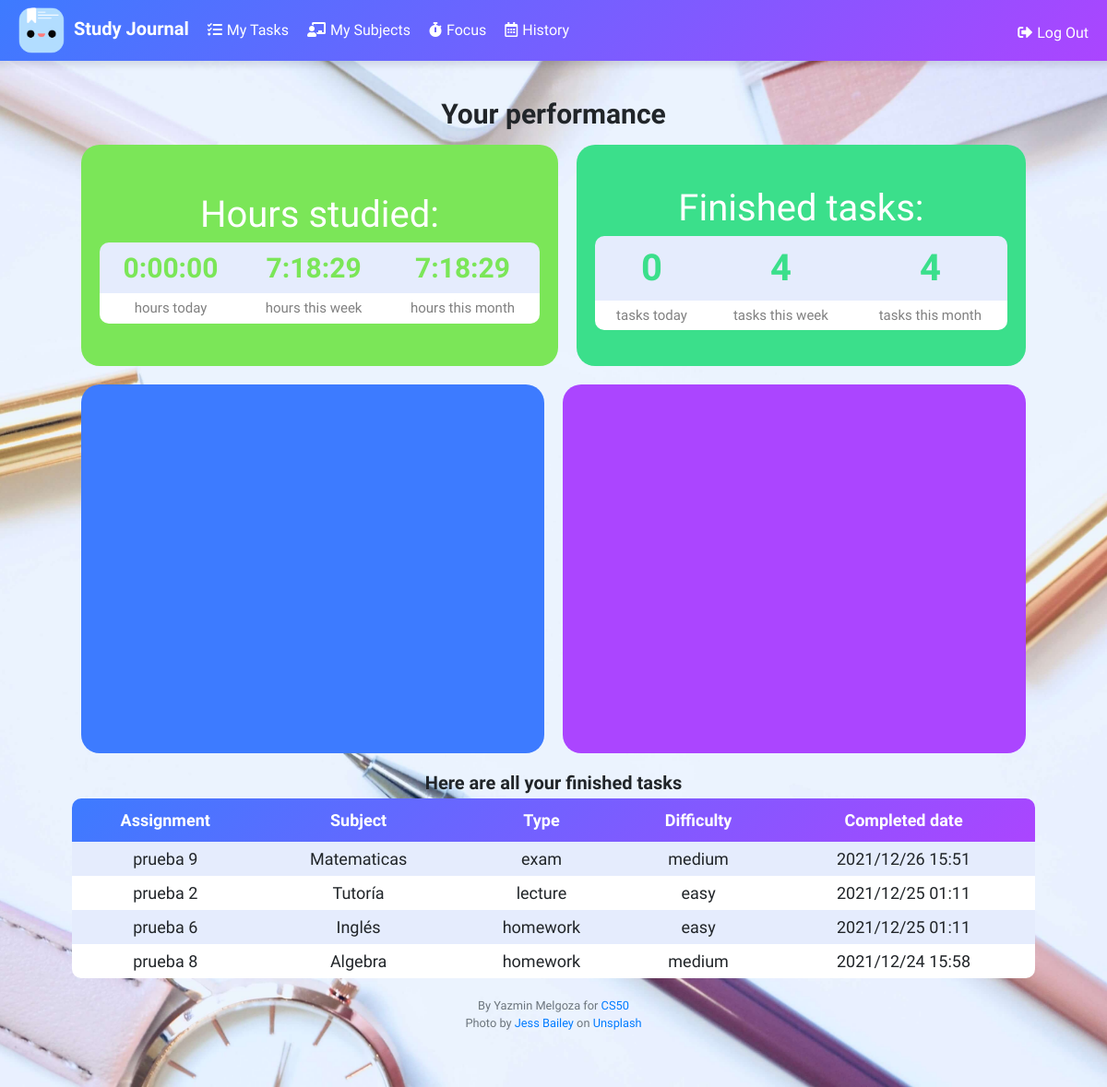
Screenshot of /history (signed in) with the database file from the repository.
### tables this page shows
CREATE TABLE tasks (
		id INTEGER,
		user_id INTEGER,
		assignment TEXT,
		subject_id INTEGER,
		deadline TEXT,
		duration TEXT,
		status TEXT DEFAULT 'assigned',
		difficulty TEXT, type TEXT, completed_date TEXT DEFAULT NULL,
		PRIMARY KEY(id),
		FOREIGN KEY(user_id) REFERENCES users(id),
		FOREIGN KEY(subject_id) REFERENCES subjects(id)
	);

CREATE TABLE subjects (
		id INTEGER,
		user_id INTEGER,
		subject TEXT,
		difficulty TEXT,
		color TEXT,
		PRIMARY KEY(id),
		FOREIGN KEY(user_id) REFERENCES users(id)
	);

### app.py (the view)
@app.route("/history")
@login_required
def history():
    today = date.today()
    week = weekList()
    month = monthList()
    hoursWeek = get_total_hours(week)
    hoursToday = get_total_hours([str(today)])
    hoursMonth = get_total_hours(month)
    hours_studied = {"today": hoursToday, "week": hoursWeek, "month": hoursMonth }
    tasksWeek  = get_total_tasks(week)
    tasksToday = get_total_tasks([str(today)])
    tasksMonth = get_total_tasks(month)
    tasks = {'today': tasksToday, "week": tasksWeek, "month": tasksMonth}
    completed_tasks = db.execute("SELECT a.id, assignment, b.subject, a.deadline, duration, a.difficulty, a.type, a.completed_date, b.color FROM tasks a JOIN subjects b ON a.subject_id = b.id WHERE a.user_id = ? AND a.completed_date IS NOT NULL ORDER BY a.completed_date DESC", session["user_id"])
    return render_template("history.html", hours=hours_studied, tasks = tasks, completed_tasks=completed_tasks)

### app.py (called while the page is built)
@app.after_request
def after_request(response):
    response.headers["Cache-Control"] = "no-cache, no-store, must-revalidate"
    response.headers["Expires"] = 0
    response.headers["Pragma"] = "no-cache"
    response.headers["Access-Control-Allow-Origin"] = "*"
    return response

### helpers.py (called while the page is built)
def login_required(f):
    @wraps(f)
    def decorated_function(*args, **kwargs):
        if session.get("user_id") is None:
            return redirect("/login")
        return f(*args, **kwargs)
    return decorated_function

def monthList():
    day = datetime.date.today()
    current_month = day.month
    tdelta = datetime.timedelta(days=1)
    monthdays = []
    while day.month == current_month:
        monthdays.append(str(day))
        day = day - tdelta
    return monthdays

def weekList():
    today = datetime.date.today()
    week = []
    for i in range(0, 7):
        tdelta = datetime.timedelta(days=i)
        week.append(str(today - tdelta))
    return week

def get_total_hours(dates):
    mysum = datetime.timedelta()
    for date in dates:
        rows = db.execute("SELECT duration FROM studylog WHERE user_id = ? AND date = ?", session["user_id"], date)
        for row in rows:
            timestring = row['duration']
            (h, m, s) = timestring.split(":")
            d = datetime.timedelta(hours=int(h), minutes=int(m), seconds=int(s))
            mysum += d
    return str(mysum)

def get_total_tasks(dates):
    mysum = 0
    for date in dates:
        date = date.replace("-", "/")
        rows = db.execute("SELECT count(assignment) FROM tasks WHERE user_id = ? AND completed_date LIKE ?", session["user_id"], date + "%")
        mysum += int(rows[0]['count(assignment)'])
    return str(mysum)

### templates/history.html (shortened to what this page needs)
{% extends "layout.html" %}
{% block main %}
    <h2>Your performance</h2>
        <div class="contain-flex">
            <div class="box text" id="general">
                Hours studied:
                <table class='data' id='table-general'>
                    <tbody>
                        <tr class="stats">
                            <td>{{hours.today}}</td>
                            <td>{{hours.week}}</td>
                            <td>{{hours.month}}</td>
                        </tr>
                        <tr>
                            <td>hours today</td>
                            <td>hours this week</td>
                            <td>hours this month</td>
                        </tr>
                    </tbody>
                </table>
            </div>
            <div class="box" id="completed-stats">
                Finished tasks:
                <table class='data' id='table-completed'>
                    <tr class="stats">
                        <td>{{tasks.today}}</td>
                        <td>{{tasks.week}}</td>
                        <td>{{tasks.month}}</td>
                    </tr>
                    <tr>
                        <td>tasks today</td>
                        <td>tasks this week</td>
                        <td>tasks this month</td>
                    </tr>
                </table>
            </div>
            <div class="box" id="my-week">
                <div id="myColumnChart"></div>
            </div>
            <div class="box" id="piechart">
                <div id="myPieChart"></div>
            </div>
        </div>
        <div class="table-container">
            <div id="completed-tasks">
                <h3>Here are all your finished tasks</h3>
                <table>
                    <thead>
                        <tr>
                            <th>Assignment</th>
                            <th>Subject</th>
                            <th>Type</th>
                            <th>Difficulty</th>
                            <th>Completed date</th>
                        </tr>
                    </thead>
                    <tbody>
                        {% for row in completed_tasks%}
                            <tr>
                                <td>{{ row.assignment }}</td>
                                <td>{{ row.subject}}</td>
                                <td>{{ row.type}}</td>
                                <td>{{ row.difficulty}}</td>
                                <td>{{ row.completed_date}}</td>
                            </tr>
                        {% endfor %}
                    </tbody>
                </table>
            </div>
        </div>
{% endblock %}

### static/styles.css (style rules this page uses)
* { margin: 0; padding: 0; font-family: "Montserrat"; box-sizing: border-box; }
html { font-size: 62.5%; overflow-x: hidden; }
body { font-size: 1.6rem; }
h2 { font-size: 3rem; font-weight: bold; }
h3 { font-weight: bold; font-size: 2rem; }
.table-container { width: 90%; max-width: 120rem; margin: 1rem auto; max-height: 80vh; overflow-x: scroll; overflow-y: scroll; }
td { border-radius: 1rem; }
thead { background: linear-gradient(135deg, #3d7bff, #ab45ff); color: #FFF; white-space: nowrap; }
td { border-radius: 0; padding: 0.5rem 1rem; }
table { width: 100%; border-radius: 1rem; border-collapse: collapse; overflow: hidden; }
th { padding: 1rem; }
tbody tr:nth-child(even) { background-color: white; }
tbody tr:nth-child(odd) { background-color: #e5ecfd; }
.contain-flex { width: 90%; max-width: 150rem; margin: 0 auto; display: flex; flex-flow: row wrap; align-items: stretch; align-content: stretch; }
div.box { flex-grow: 1; text-align:center; height: 24rem; width: 50rem; border-radius: 2rem; margin: 1rem; padding: 2rem; color: white; font-size: 4rem; display: flex; flex-direction: column; align-items: center; align-content: center; justify-content: center; }
#general { width: max-content; background-color: #7be658; }
#completed-stats { width: max-content; background-color: #3bdf8b; }
#my-week { height: 40rem; width: 45%; min-width: 25rem; background-color: #3d7bff; }
#piechart { background-color: #ab45ff; width: 45%; min-width: 25rem; height: 40rem; }
#myPieChart { width: 100%; height: 100%; }
#myColumnChart { width: 100%; height: 100%; }
table.data tr:last-child > td { color: gray; font-size: 1.5rem; }
table#table-completed tr.stats:first-child> td { color: #3bdf8b; }
table#table-general tr.stats:first-child > td { color: #7be658; font-size: 3rem; }
table.data tr.stats { font-weight: bold; }

### rows the page displays
tasks: assignment "prueba 9", subject "Matematicas", type "exam", difficulty "medium", completed_date "2021/12/26 15:51"
tasks: assignment "prueba 2", subject "Tutoría", type "lecture", difficulty "easy", completed_date "2021/12/25 01:11"
tasks: assignment "prueba 6", subject "Inglés", type "homework", difficulty "easy", completed_date "2021/12/25 01:11"
tasks: assignment "prueba 8", subject "Algebra", type "homework", difficulty "medium", completed_date "2021/12/24 15:58"

### other values shown
{{ hours.today }} "0:00:00"
{{ hours.week }} "7:18:29"
{{ hours.month }} "7:18:29"
{{ tasks.today }} "0"
{{ tasks.week }} "4"
{{ tasks.month }} "4"
